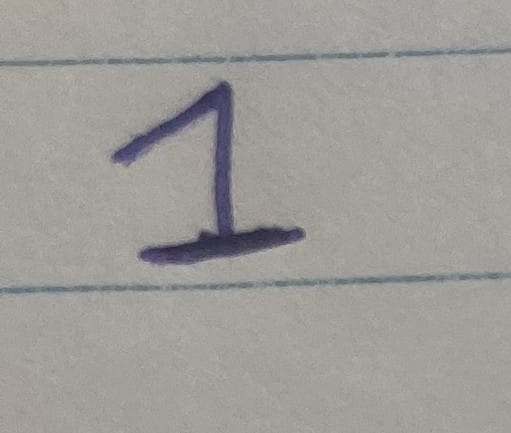
#> input picture Chapter 3/img/1.jpg, 511 x 433 px, found by its file name; its folder holds 4 pictures in this run
$ python process_images.py
#> lines starting #> are read from the running program, lines starting #| are printed output that depends on the picture
# pip install pillow numpy matplotlib
import os
import numpy as np
from PIL import Image
import matplotlib.pyplot as plt

# Path to your images (adjust to your folder path)
image_dir = r'C:\Users\ACER\Desktop\Linear ALgebra\Chapter 3\img' # Change this path to where your images are stored
image_size = (28, 28)  # MNIST image size (28x28)

# Prepare empty lists to hold images and labels
images = []
labels = []

# Loop through the images (assuming names are '1.jpg', '2.jpg', etc.)
for i in range(1, 6):  # For images 1.jpg to 5.jpg
    filename = f"{i}.jpg"  # Image file name
    img_path = os.path.join(image_dir, filename)

    # Load the image
    img = Image.open(img_path).convert('L')  # Convert to grayscale
    img = img.resize(image_size)  # Resize to 28x28
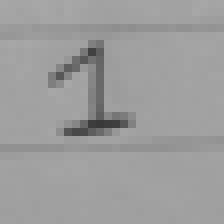
#> img: PIL image 28x28 L (shown 8 times larger); min 56, max 167, mean 156.6

    # Convert image to numpy array and normalize (values between 0 and 1)
    img_array = np.array(img) / 255.0

    # Append the image data to the images list
    images.append(img_array)

    # Append the label (digit) to the labels list
    labels.append(i)  # Label is the digit itself (1 for '1.jpg', etc.)
#> pass 2 of the loop `for i in range(1, 6):`:
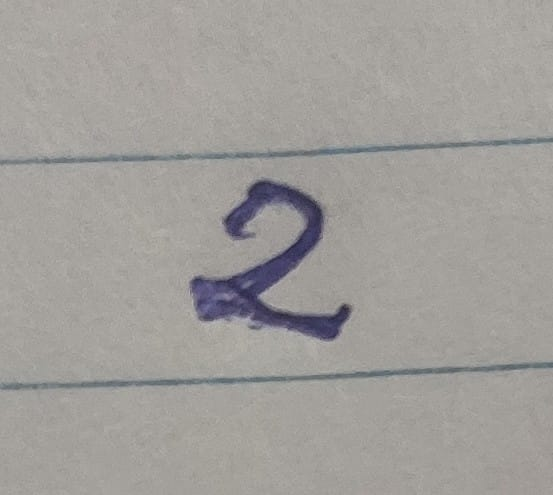
#> input picture Chapter 3/img/2.jpg, 553 x 495 px, found by its file name
#> `img = Image.open(img_path).convert('L')`:
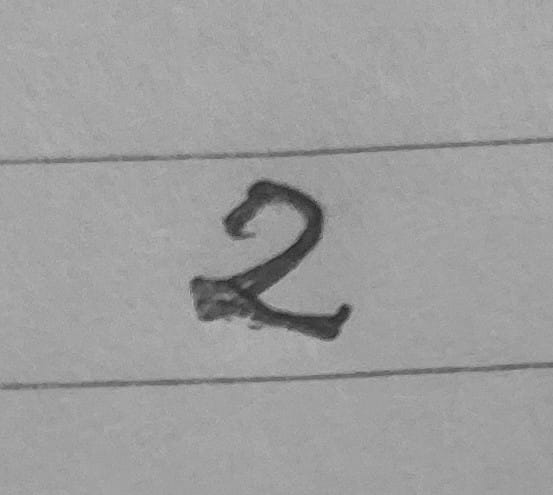
#> img: PIL image 553x495 L; min 39, max 183, mean 158
#> `img = img.resize(image_size)`:
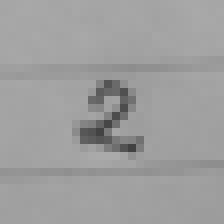
#> img: PIL image 28x28 L (shown 8 times larger); min 65, max 170, mean 158
#> pass 3 of the loop `for i in range(1, 6):`:
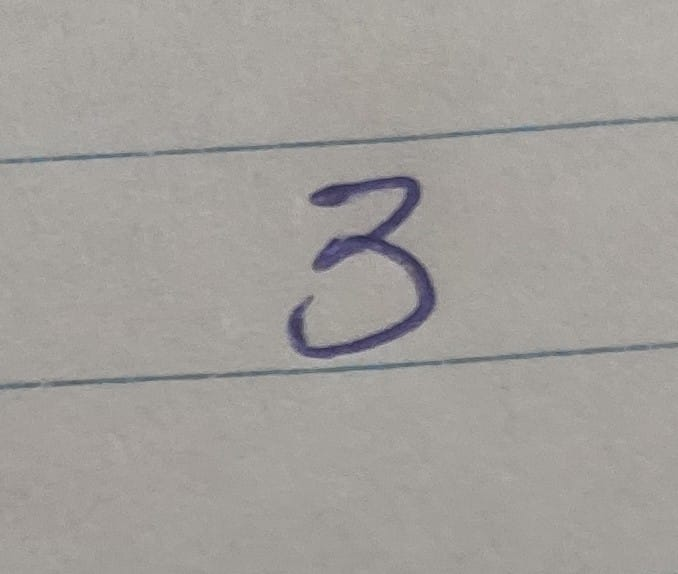
#> input picture Chapter 3/img/3.jpg, 678 x 574 px, found by its file name
#> `img = img.resize(image_size)`:
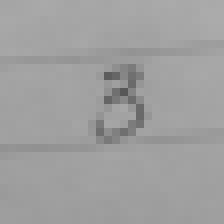
#> img: PIL image 28x28 L (shown 8 times larger); min 87, max 171, mean 159.2
#> (the run stopped early here; a loop or call above may not have finished)
